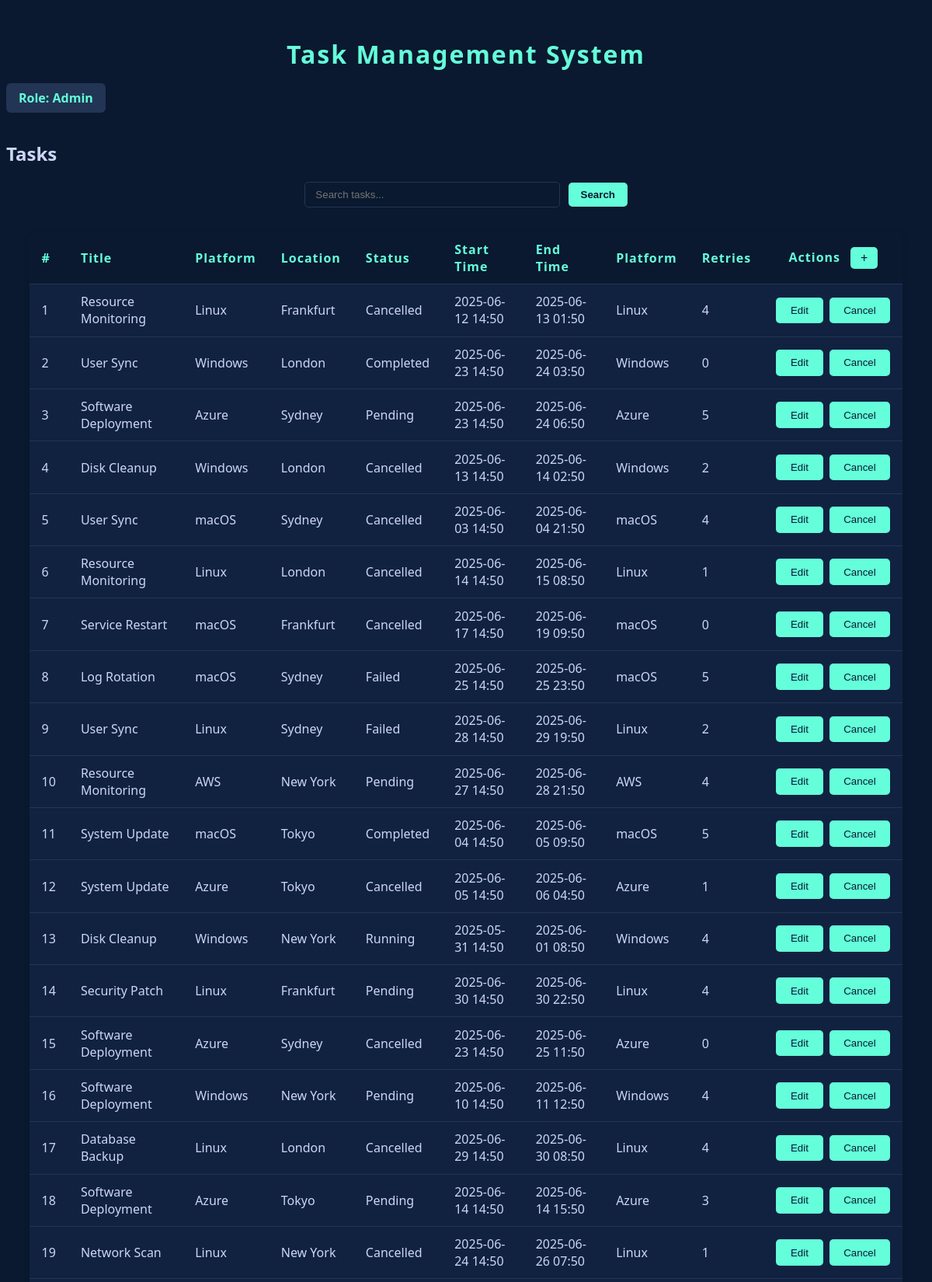
Page /tasks/ (signed in, upper part) on the committed database.
### main/models.py (models this page shows, shortened)
class Task(models.Model):
    title = models.CharField(max_length=100, default="System Update")
    platform = models.CharField(max_length=100)
    location = models.CharField(max_length=100)
    status = models.CharField(max_length=50)
    start_time = models.CharField(max_length=100)
    end_time = models.CharField(max_length=100, null=True, blank=True)
    retries = models.IntegerField(default=0)

### main/views.py (the view, shortened to what this page needs)
# urls.py: path('tasks/', views.task_list, name='task_list'),
@login_required
def task_list(request):
    search = request.GET.get('search', '').strip()
    tasks = Task.objects.all()
    paginator = Paginator(tasks, 50)
    page_number = request.GET.get('page', 1)
    page_obj = paginator.get_page(page_number)
    return render(request, 'main/task_system.html', {
        'tasks': page_obj.object_list,
        'page_obj': page_obj,
        'search': search,
    })

### main/templates/main/task_system.html (shortened to what this page needs)
<!DOCTYPE html>
<html>
<head>
</head>
<body>
    <h1 style="text-align:center; color:#64ffda; margin-top:1.5em; margin-bottom:0.5em; letter-spacing:2px;">
        Task Management System
    </h1>
    <div class="role-box">
        Role: {{ user.is_superuser|yesno:"Admin,User" }}
    </div>
    <h2>Tasks</h2>
    <form method="get" action="{% url 'task_list' %}" style="text-align:center; margin-bottom:1.5em;">
        <input
            type="text"
            name="search"
            value="{{ search|default:'' }}"
            placeholder="Search tasks..."
            style="padding:0.6em 1em; border-radius:5px; border:1px solid #233554; background:#0a192f; color:#ccd6f6; width:300px;"
            autofocus
        >
        <button type="submit" style="background:#64ffda; color:#0a192f; font-weight:600; border-radius:5px; border:none; padding:0.6em 1.2em; margin-left:0.5em;">Search</button>
    </form>
    <table>
        <thead>
            <tr>
                <th>#</th>
                <th>Title</th>
                <th>Platform</th>
                <th>Location</th>
                <th>Status</th>
                <th>Start Time</th>
                <th>End Time</th>
                <th>Platform</th>
                <th>Retries</th>
                <th style="text-align:center;">
                    Actions
                    {% if user.is_superuser %}
                        <a href="{% url 'add_task' %}" style="margin-left:0.5em;">
                            <button type="button" style="padding:0.3em 0.8em; font-size:1em;">+</button>
                        </a>
                    {% endif %}
                </th>
            </tr>
        </thead>
        <tbody id="task-table-body">
            {% for task in tasks %}
            <tr id="data-row-{{ task.id }}" class="data-row">
                <td>{{ forloop.counter0|add:page_obj.start_index }}</td>
                <td>{{ task.title }}</td>
                <td>{{ task.platform }}</td>
                <td>{{ task.location }}</td>
                <td>{{ task.status }}</td>
                <td>{{ task.start_time }}</td>
                <td>{{ task.end_time }}</td>
                <td>{{ task.platform }}</td>
                <td>{{ task.retries }}</td>
                <td>
                    <div class="action-btns">
                        {% if user.is_superuser %}
                            <button type="button" onclick="showEditForm({{ task.id }})">Edit</button>
                            <form action="{% url 'cancel_task' task.id %}" method="post" style="display:inline;" onsubmit="return confirm('Are you sure you want to cancel this task?');">
                                <button type="submit">Cancel</button>
                            </form>
                        {% else %}
                            <button disabled title="Read only">Edit</button>
                            <button disabled title="Read only">Cancel</button>
                        {% endif %}
                    </div>
                </td>
            </tr>
            {% endfor %}
        </tbody>
    </table>
</body>
</html>

### main/templates/main/task_system.html (style rules this page uses)
body { background: #0a192f; color: #ccd6f6; font-family: 'Segoe UI', Arial, sans-serif; }
table { width: 95%; margin: 2em auto; border-collapse: collapse; background: #112240; border-radius: 10px; overflow: hidden; box-shadow: 0 2px 8px rgba(10,25,47,0.3); }
th, td { padding: 0.7em 1em; border-bottom: 1px solid #233554; text-align: left; }
th { background: #0a192f; color: #64ffda; font-weight: 600; letter-spacing: 1px; }
.role-box { background: #233554; color: #64ffda; padding: 0.5em 1em; border-radius: 6px; margin-bottom: 1em; display: inline-block; font-weight: bold; }
button { background: #64ffda; color: #0a192f; border: none; padding: 0.7em 1.4em; border-radius: 5px; cursor: pointer; }
.action-btns { display: flex; gap: 0.5em; }

### rows in the picture
Task: title "Resource Monitoring", platform "Linux", location "Frankfurt", status "Cancelled", start_time "2025-06-12 14:50", end_time "2025-06-13 01:50", retries "4"
Task: title "User Sync", platform "Windows", location "London", status "Completed", start_time "2025-06-23 14:50", end_time "2025-06-24 03:50", retries "0"
Task: title "Software Deployment", platform "Azure", location "Sydney", status "Pending", start_time "2025-06-23 14:50", end_time "2025-06-24 06:50", retries "5"
Task: title "Disk Cleanup", platform "Windows", location "London", status "Cancelled", start_time "2025-06-13 14:50", end_time "2025-06-14 02:50", retries "2"
Task: title "User Sync", platform "macOS", location "Sydney", status "Cancelled", start_time "2025-06-03 14:50", end_time "2025-06-04 21:50", retries "4"
Task: title "Resource Monitoring", platform "Linux", location "London", status "Cancelled", start_time "2025-06-14 14:50", end_time "2025-06-15 08:50", retries "1"
Task: title "Service Restart", platform "macOS", location "Frankfurt", status "Cancelled", start_time "2025-06-17 14:50", end_time "2025-06-19 09:50", retries "0"
Task: title "Log Rotation", platform "macOS", location "Sydney", status "Failed", start_time "2025-06-25 14:50", end_time "2025-06-25 23:50", retries "5"
Task: title "User Sync", platform "Linux", location "Sydney", status "Failed", start_time "2025-06-28 14:50", end_time "2025-06-29 19:50", retries "2"
Task: title "Resource Monitoring", platform "AWS", location "New York", status "Pending", start_time "2025-06-27 14:50", end_time "2025-06-28 21:50", retries "4"
Task: title "System Update", platform "macOS", location "Tokyo", status "Completed", start_time "2025-06-04 14:50", end_time "2025-06-05 09:50", retries "5"
Task: title "System Update", platform "Azure", location "Tokyo", status "Cancelled", start_time "2025-06-05 14:50", end_time "2025-06-06 04:50", retries "1"
Task: title "Disk Cleanup", platform "Windows", location "New York", status "Running", start_time "2025-05-31 14:50", end_time "2025-06-01 08:50", retries "4"
Task: title "Security Patch", platform "Linux", location "Frankfurt", status "Pending", start_time "2025-06-30 14:50", end_time "2025-06-30 22:50", retries "4"
Task: title "Software Deployment", platform "Azure", location "Sydney", status "Cancelled", start_time "2025-06-23 14:50", end_time "2025-06-25 11:50", retries "0"
Task: title "Software Deployment", platform "Windows", location "New York", status "Pending", start_time "2025-06-10 14:50", end_time "2025-06-11 12:50", retries "4"
Task: title "Database Backup", platform "Linux", location "London", status "Cancelled", start_time "2025-06-29 14:50", end_time "2025-06-30 08:50", retries "4"
Task: title "Software Deployment", platform "Azure", location "Tokyo", status "Pending", start_time "2025-06-14 14:50", end_time "2025-06-14 15:50", retries "3"
Task: title "Network Scan", platform "Linux", location "New York", status "Cancelled", start_time "2025-06-24 14:50", end_time "2025-06-26 07:50", retries "1"

### other values in the picture
{{ user.is_superuser|yesno:"Admin,User" }} "Admin"
